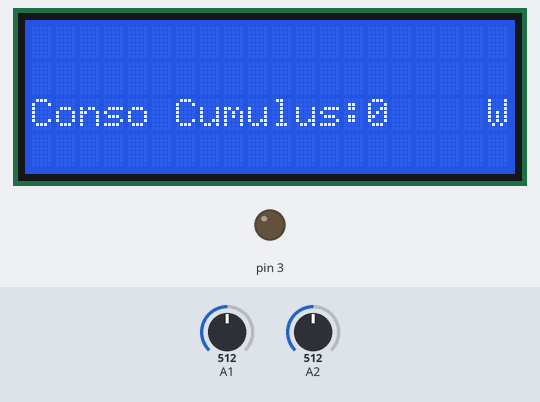
A sketch run on a simulated Arduino Uno, built with avr-gcc and run on an emulated ATmega328P. On the bench: 20×4 character LCD, output pins drawn as LEDs (lit = HIGH). The inputs (shaded band) are chosen by the test bench; at power-on: A1 = 512, A2 = 512.

Above: at 0.1 s.
At 5.1 s:
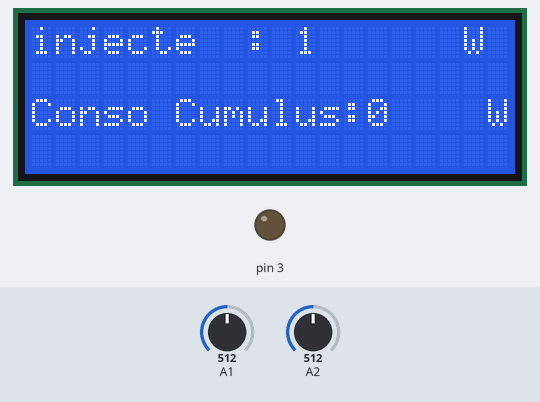

The sketch:

routeur_v2.ino
```cpp
//--------envoyer le surplus de production PV au chauffe eau ou autre---------------------------------------

//Librairies:
  //Variateur est le nom pour le module AC dimmer qui est le variateur de puissance:
    //on peut télécharger la librairie zippée sur https://github.com/RobotDynOfficial/RBDDimmer:
      #include <RBDdimmer.h>
  //pour communique en mode I2C qui est le protocol utilisé par le support lcd:
    #include <Wire.h>
  //pour utiliser le LCD:
    #include <LiquidCrystal_I2C.h>

//variables:
  int signe=0;
  int niveau=0;
  int Uedf=0;
  int Upv=0;
  int Pcumulus=0;
  int temps=0;

//Objets ou instances:
  //attribution du port de commande (3) au variateur:
    dimmerLamp Variateur(3);
  //Attribution de l'adresse matérielle et definition du lcd 20x4:
    LiquidCrystal_I2C lcd(0x27,20,4);

//Initialisations:
  void setup(){
    // initialisation de l'afficheur:
      lcd.init();
      lcd.backlight();
    //initialisation du variateur de puissance:
      Variateur.begin(NORMAL_MODE, ON);
    //pas d'initialisation des ports A1 et A2 avec analoread
  }

//Boucle principale:
  void loop(){
   //affichage et lancement des fonctions de mesures et de réglage de puissance:
    if (signe>0){
      lcd.setCursor(0,0);
      lcd.print("injecte  :        W");
      lcd.setCursor(11,0);
      lcd.print(Uedf);
    }
    else if ((signe<0)|(Upv=0)){
      lcd.setCursor(0,0);
      lcd.print("consomme :        W");
      lcd.setCursor(11,0);
      lcd.print(Uedf);
    }
    else if (Uedf=0){
      lcd.setCursor(0,0);
      lcd.print("Autoconsommation    ");
    }
    lcd.setCursor(0,2);
    lcd.print("Conso Cumulus:     W");
    lcd.setCursor(14,2);
    lcd.print(niveau*15);
    InjectionReseau();
    signe=Uedf*Upv;
    InjectionCumulus();
    //reinitialisation du variateur de puissance au bout d'une demi-heure:
    if (temps>=18000){
      Variateur.setState(OFF);
      delay (1000);
      Variateur.setState(ON);
      Variateur.setPower(niveau);
      temps=0;
    }
    delay(1000);
    temps+=1;
  }

//Définition de la fonction pour régler le variateur de puissance:
  void InjectionCumulus(){
    //réglage du variateur et renvoie de la valeur de puissance injectée:
    while ((Upv>500)|(Upv<-500)){
      if (Uedf!=0){
        if ((signe>0)&(niveau<100)){niveau+=1;}
        else if((signe<0)&(niveau>0)){niveau-=1;}
        Variateur.setPower(niveau);
      }
    }
    if ((Upv<=500)&(Upv>=-500)){
      niveau=0;
    }
  }

 //Définition de la fonction qui donne l'état "injection ou de consommation
  void InjectionReseau(){
    int S1=0;
    int S2=0;
    // recupération de 5 valeurs max de Uedf et de Upv correspondante pour calcul de la valeur moyenne
      for (int k=0; k<5; k+=1){
           Uedf=0;
           Upv=0;
           //lecture de 20 valeurs sur 40 périodes et recherche du max pour EDF et recupération de la valeur PV correspondante
             for (int i=1; i<20; i++){
               int U1 = safeAnalogRead(1);
               int U2 = safeAnalogRead(2);
               if (U1>=Uedf) {
                    Uedf=U1;
                    Upv=U2;
               }
                //déphasage de 1ms pou changer de position sur la sinusoïde
                delay(1);
           }
           // somme des valeurs de tension successives
           S1+=Uedf;
           S2+=Upv;
      }
      //calcul des valeurs moyennes
      Uedf=S1/5-511;
      Upv=S2/5-511;
 }

//fonction de lecture plus sécurisée, elle prend environ 20 ms
 int safeAnalogRead(int pin) {
     delayMicroseconds(9890);
     int x = analogRead(pin);  //première lecture pour initialiser l'entrée de l'ADC
     delayMicroseconds(9890);              //délai de stabilisation du port
     x = analogRead(pin);      //lecture sur le port de l'ADC, environ 110µs=0,11ms
     // retour à 20ms
     return x;
}
```
